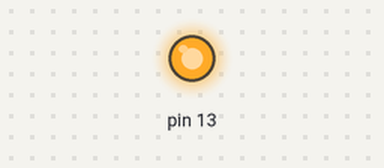
Simulated run of this sketch. Board: Arduino Uno, built with avr-gcc and run on an emulated ATmega328P. Parts: output pins drawn as LEDs (lit = HIGH). At 15.0 s the program stops and its outputs stay as they are.

Above: at 0.5 s.
At 5.0 s:
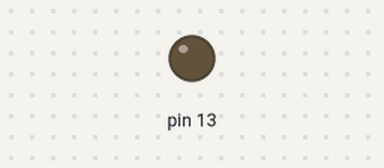
Timing chart, 0 to 6.9 s (numbered marks = the images above):
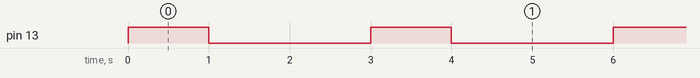

The sketch:

Ejercicio6.ino
```cpp
/*
 Práctica 1
 Ejercicio 6
 Medrano Albarrán Gerardo
 Merino Texta Rogelio de Jesús
 */
void setup() {
  Serial.begin(9600);
  pinMode(13, OUTPUT);

}

void loop() {
  for (int i=0;i<=4; i++)
  {
    digitalWrite(13, HIGH);
    delay(1000);
    digitalWrite(13, LOW);
    delay(2000);
  }
  digitalWrite(13,HIGH);
  while(true);
}
```

Measured:
- by itself, pin 13: alternates HIGH for 1.0 s and LOW for 2.0 s
